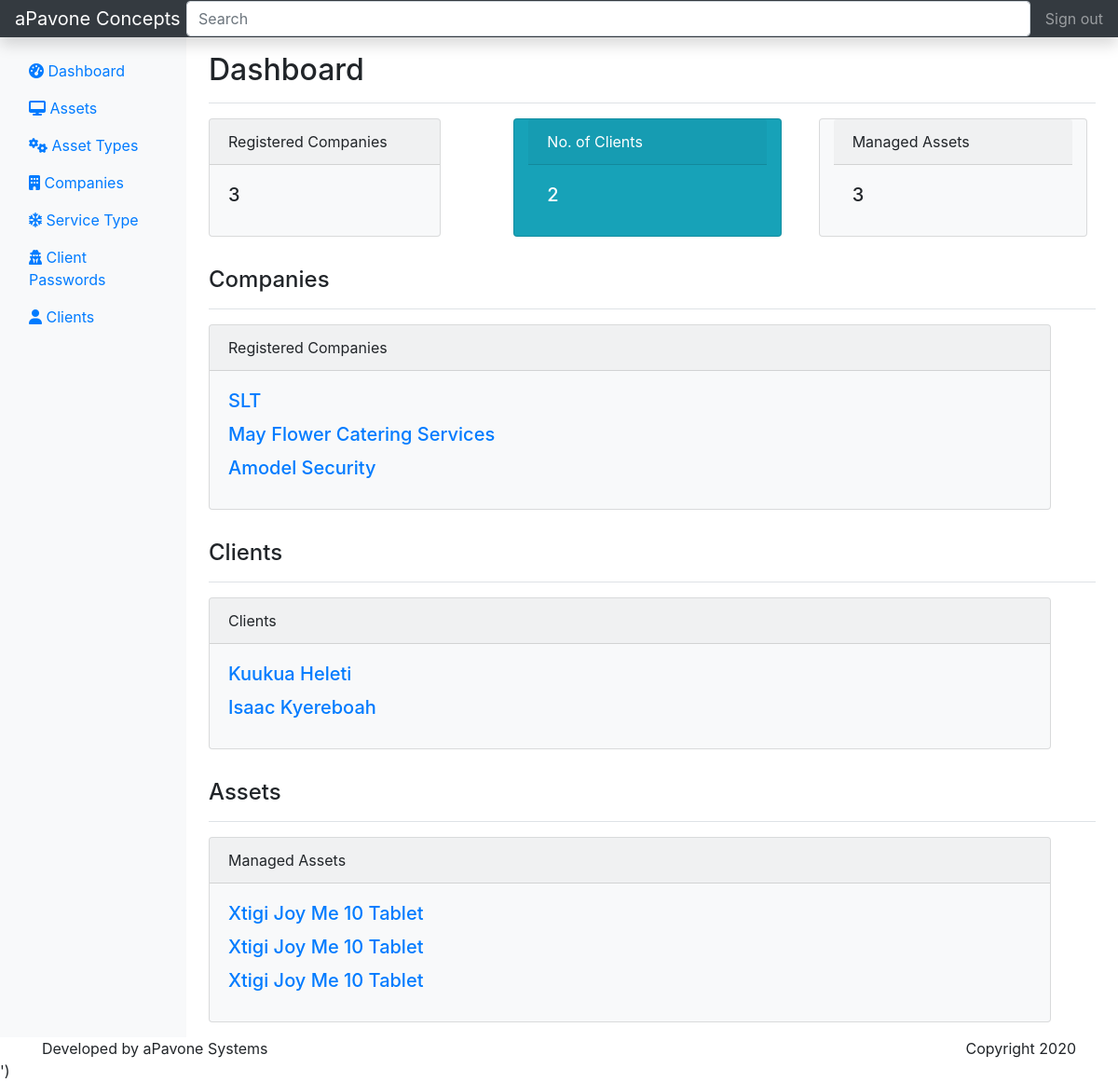
The app's page /, older data.
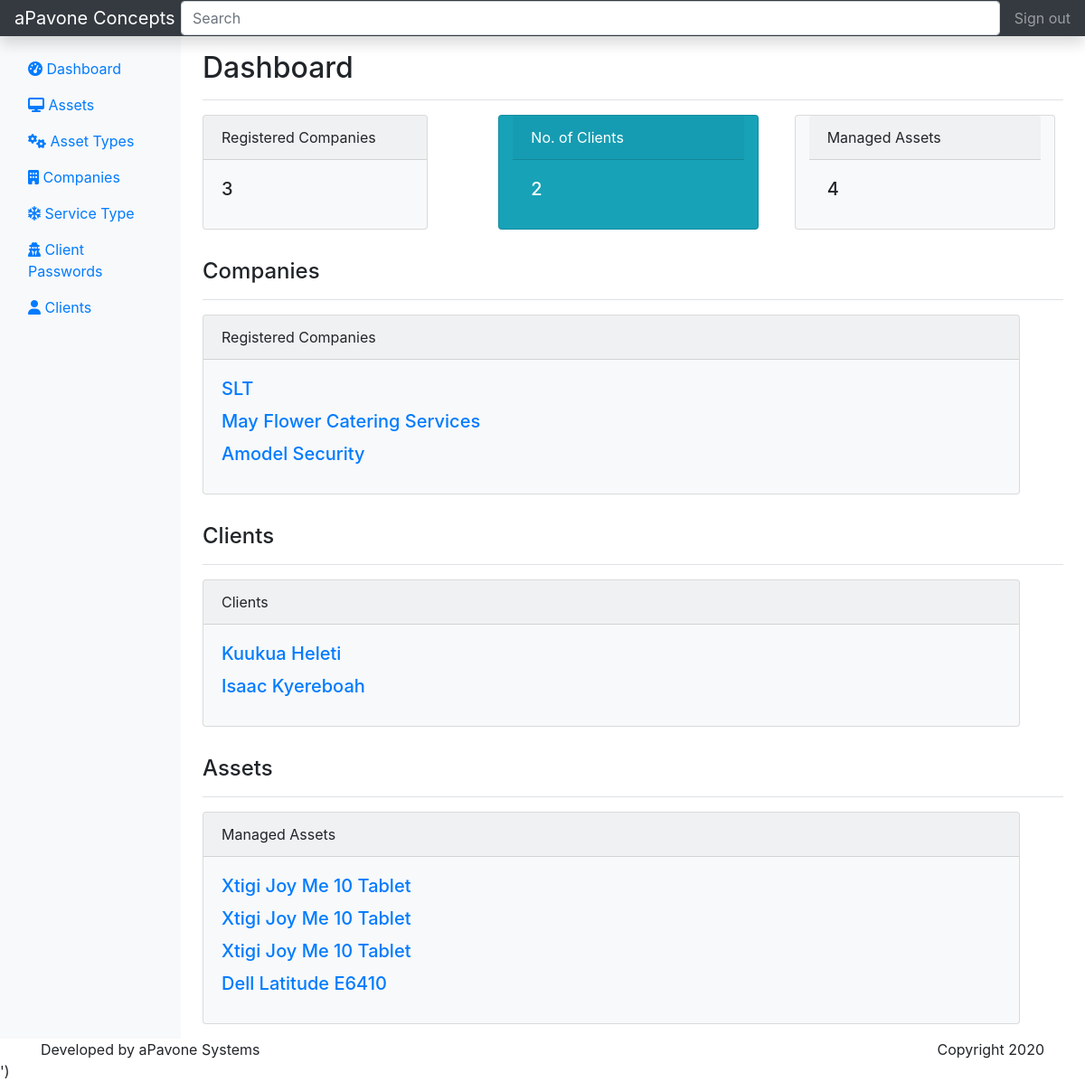
The same page, newer data.
### register/models.py (models this page shows, shortened)
class Company(models.Model):
    name = models.CharField(max_length=30, unique=True)
    location = models.CharField(max_length=30)
    phone = models.CharField(max_length=10)
    servicetype = models.ForeignKey(ServiceType, on_delete=models.CASCADE)
    class Meta:
        verbose_name = 'Company'
        verbose_name_plural = 'Companies'

class Staff(models.Model):
    first_name = models.CharField(max_length=30)
    last_name = models.CharField(max_length=30)
    email = models.EmailField(unique=True)
    phone = models.CharField(max_length=10)
    address = models.CharField(max_length=30)
    company = models.ForeignKey(Company, on_delete=models.CASCADE)
    class Meta:
        verbose_name = 'Staff'
        verbose_name_plural = 'Staff'

class Asset(models.Model):
    name = models.CharField(max_length=90)
    company = models.ForeignKey(Company, on_delete=models.CASCADE)
    serial_number = models.CharField(max_length=90, blank=True, null=True, unique=True)
    type = models.ForeignKey(AssetType, on_delete=models.CASCADE)
    purchase_date = models.DateTimeField(auto_now_add=True)

### register/views.py (the view)
# urls.py: 2. Add a URL to urlpatterns:  path('', views.home, name='home')
def home(request):
    companies = Company.objects.all()
    company_count = companies.aggregate(Count('id'))['id__count']
    staffs = Staff.objects.all()
    staff_count = staffs.aggregate(Count('id'))['id__count']
    assets = Asset.objects.all()
    asset_count = assets.aggregate(Count('id'))['id__count']
    context = {
        'companies': companies,
        'company_count': company_count,
        'staffs': staffs,
        'staff_count': staff_count,
        'assets': assets,
        'asset_count': asset_count,
    }
    return render(request, "register/pages/layout.html", context)

### register/templates/register/pages/layout.html (shortened to what the changed rows need)
{% load static %}
<!doctype html>
<html lang="en">
  <head>
<link rel="stylesheet" href="https://cdn.jsdelivr.net/npm/bootstrap@4.5.3/dist/css/bootstrap.min.css">
<link rel="stylesheet" href="https://stackpath.bootstrapcdn.com/font-awesome/4.7.0/css/font-awesome.min.css">
  </head>
  <body>
    <div class="container-fluid">
      <div class="row">
        <main role="main" class="col-md-9 ml-sm-auto col-lg-10 px-md-4">
             {% block content %}
            <div class="d-flex justify-content-between flex-wrap flex-md-nowrap align-items-center pt-3 pb-2 mb-3 border-bottom">
            <h1 class="h2">Dashboard</h1>
          </div>
                 <div class="row">
                  <div class="col-4 col-md-4 col-xs-12">
                  <div class="card bg-light mb-3 mr-5 col-4 col-md-6 col-xs-12" style="max-width: 18rem;">
                    <div class="card-body">
                      <h5 class="card-title"> {{ asset_count }} </h5>
                    </div>
                    </div>
                  </div>
                 </div>
              <div class="d-flex justify-content-between flex-wrap flex-md-nowrap align-items-center pt-3 pb-2 mb-3 border-bottom">
                <h1 class="h4">Companies</h1>
              </div>
              <div class="row">
                    <div class="col-12 col-md-12 col-xs-12">
                      <div class="card bg-light mb-3 mr-5">
                       <div class="card-body">
                      {% for company in companies %}
                         <a href="#"><h5 class="card-title"> {{ company.name }}</h5></a>
                         {% endfor %}
                    </div>
                  </div>
                    </div>
              </div>
              <div class="d-flex justify-content-between flex-wrap flex-md-nowrap align-items-center pt-3 pb-2 mb-3 border-bottom">
                <h1 class="h4">Clients</h1>
              </div>
              <div class="row">
                    <div class="col-12 col-md-12 col-xs-12">
                      <div class="card bg-light mb-3 mr-5">
                       <div class="card-body">
                      {% for staff in staffs %}
                         <a href="#"><h5 class="card-title"> {{ staff.first_name }} {{ staff.last_name }}</h5></a>
                         {% endfor %}
                    </div>
                  </div>
                    </div>
              </div>
              <div class="d-flex justify-content-between flex-wrap flex-md-nowrap align-items-center pt-3 pb-2 mb-3 border-bottom">
                <h1 class="h4">Assets</h1>
              </div>
              <div class="row">
                    <div class="col-12 col-md-12 col-xs-12">
                      <div class="card bg-light mb-3 mr-5">
                       <div class="card-body">
                      {% for asset in assets %}
                         <a href="#"><h5 class="card-title"> {{ asset.name }}</h5></a>
                         {% endfor %}
                    </div>
                  </div>
                    </div>
              </div>
            {% endblock %}
        </main>
      </div>
    </div>
  </body>
</html>

Row changes from the older to the newer data that the page shows:
added Asset: name "Dell Latitude E6410"
Text that changed along with them:
{{ asset_count }}: "3" → "4"
